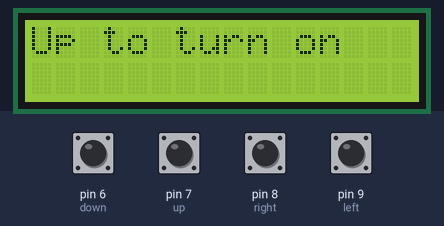
Recording of a sketch running on a simulated Arduino Uno, built with avr-gcc and run on an emulated ATmega328P. Parts: 16×2 character LCD. Inputs (shaded band) come from the test bench; at power-on: pin 6 (down), pin 7 (up), pin 8 (right), pin 9 (left) LOW.

Above: at 1.2 s.
1.3 s: pin 7 (up) pulled HIGH for 0.25 s
At 2.7 s:
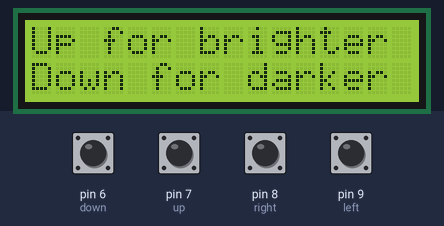
3.5 s: pin 8 (right) pulled HIGH for 1 s
At 4.9 s:
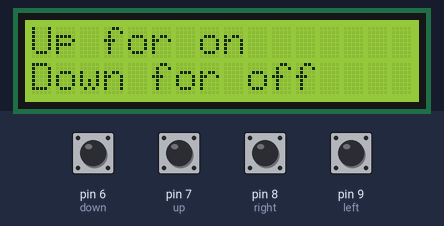
6.0 s: pin 6 (down) pulled HIGH for 1 s
10.0 s: pin 9 (left) pulled HIGH for 1 s
At 11.5 s:
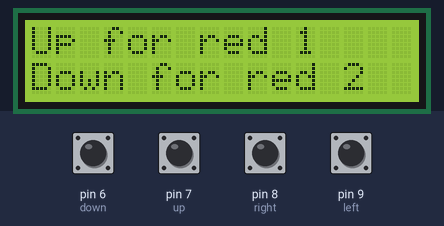
12.5 s: pin 6 (down) pulled HIGH for 0.25 s
At 14.2 s:
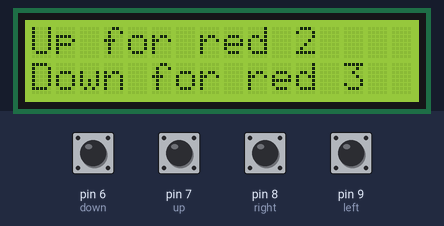
14.6 s: pin 8 (right) pulled HIGH for 0.25 s
At 16.1 s:
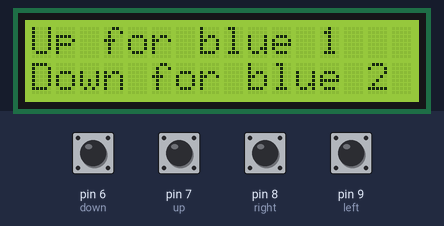
Timing chart, 0 to 17.6 s (numbered marks = the images above; inputs shaded):
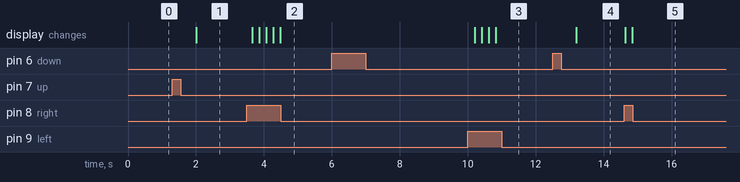

The sketch:

Lights_Remote.ino
```cpp
#include <IRremote.h>
#include <LiquidCrystal.h>

IRsend irsend;
LiquidCrystal lcd(12, 11, 5, 4, 10, 2);
int blueVals[] = {0xF7609F, 0xF750AF, 0xF7708F, 0xF748B7, 0xF76897};
int greenVals[] ={0xF7A05F, 0xF7906F, 0xF7B04F, 0xF78877, 0xF7A857};
int redVals[] =  {0xF720DF, 0xF710EF, 0xF730CF, 0xF708F7, 0xF728D7};
int specVals[] = {0xF7E01F, 0xF7D02F, 0xF7F00F, 0xF7C837, 0xF7E817};
String specNames[] = {"white", "flash", "strobe", "fade", "smooth"};
//buttons
int up = 7;
int down = 6;
int left =9;
int right = 8;
bool isOn = false;
int location = 1;
int colLoc = 1;

void setup() {
  lcd.begin(16, 2);
  Serial.begin(9600);
  //Make the button pins input
  for(int i=6;i<10;i++)
    pinMode(i, INPUT);
}

void loop() {
  if(!isOn)
  {
    lcd.clear();
    lcd.setCursor(0,0);
    lcd.print("Up to turn on");
    delay(200);
    if(digitalRead(up) == HIGH)
    {
      for(int i =1;i<4;i++)
      {
          irsend.sendNEC(0xF7C03F,32);
          delay(100);
      }
     isOn = true;
    }
  }
  else
  {
    switch(location){
    case 0:
      lcd.clear();
      lcd.setCursor(0,0);
      lcd.print("Up for on");
      lcd.setCursor(0,1);
      lcd.print("Down for off");
      delay(200);
      if(digitalRead(up))
      {
        for(int i =1;i<4;i++)
        {
          irsend.sendNEC(0xF7C03F,32);
          delay(100);
        }
      }
      if(digitalRead(down))
      {
        for(int i =1;i<4;i++)
        {
          irsend.sendNEC(0xF740BF,32);
          delay(100);
        }
      }
      if(digitalRead(left))
      {
        location=5;
        colLoc=1;
      }
      if(digitalRead(right))
      {
        location=1;
        colLoc=1;
      }
    break;
    case 1:
      lcd.clear();
      lcd.setCursor(0,0);
      lcd.print("Up for brighter");
      lcd.setCursor(0,1);
      lcd.print("Down for darker");
      delay(200);
      if(digitalRead(up))
      {
        for(int i =1;i<4;i++)
        {
          irsend.sendNEC(0xF700FF,32);
          delay(100);
        }
      }
      if(digitalRead(down))
      {
        for(int i =1;i<4;i++)
        {
          irsend.sendNEC(0xF7807F,32);
          delay(100);
        }
      }
      if(digitalRead(left))
      {
        location=0;
        colLoc=1;
      }
      if(digitalRead(right))
      {
        location=2;
        colLoc=1;
      }
    break;
    case 2:
      lcd.clear();
      lcd.setCursor(0,0);
      lcd.print("Up for red " + String(colLoc));
      lcd.setCursor(0,1);
      lcd.print("Down for red " + String(colLoc+1));
      delay(200);
      if(digitalRead(up))
      {
        for(int i =1;i<4;i++)
        {
          irsend.sendNEC(redVals[colLoc-1],32);
          delay(100);
        }
        if(colLoc != 1)
          colLoc-=1;
      }
      if(digitalRead(down))
      {
        for(int i =1;i<4;i++)
        {
          irsend.sendNEC(redVals[colLoc],32);
          delay(100);
        }
        if(colLoc != 4)
          colLoc+=1;
      }
      if(digitalRead(left))
      {
        location=1;
        colLoc=1;
      }
      if(digitalRead(right))
      {
        location=3;
        colLoc=1;
      }
    break;
    case 3:
      lcd.clear();
      lcd.setCursor(0,0);
      lcd.print("Up for green " + String(colLoc));
      lcd.setCursor(0,1);
      lcd.print("Down for green " + String(colLoc+1));
      delay(200);
      if(digitalRead(up))
      {
        for(int i =1;i<4;i++)
        {
          irsend.sendNEC(greenVals[colLoc-1],32);
          delay(100);
        }
        if(colLoc != 1)
          colLoc-=1;
      }
      if(digitalRead(down))
      {
        for(int i =1;i<4;i++)
        {
          irsend.sendNEC(greenVals[colLoc],32);
          delay(100);
        }
        if(colLoc != 4)
          colLoc+=1;
      }
      if(digitalRead(left))
      {
        location=2;
        colLoc=1;
      }
      if(digitalRead(right))
      {
        location=4;
        colLoc=1;
      }
    break;
    case 4:
      lcd.clear();
      lcd.setCursor(0,0);
      lcd.print("Up for blue " + String(colLoc));
      lcd.setCursor(0,1);
      lcd.print("Down for blue " + String(colLoc+1));
      delay(200);
      if(digitalRead(up))
      {
        for(int i =1;i<4;i++)
        {
          irsend.sendNEC(blueVals[colLoc-1],32);
          delay(100);
        }
        if(colLoc != 1)
          colLoc-=1;
      }
      if(digitalRead(down))
      {
        for(int i =1;i<4;i++)
        {
          irsend.sendNEC(blueVals[colLoc],32);
          delay(100);
        }
        if(colLoc != 4)
          colLoc+=1;
      }
      if(digitalRead(left))
      {
        location=3;
        colLoc=1;
      }
      if(digitalRead(right))
      {
        location=5;
        colLoc=1;
      }
    break;
    case 5:
      lcd.clear();
      lcd.setCursor(0,0);
      lcd.print("Up for " + specNames[colLoc-1]);
      lcd.setCursor(0,1);
      lcd.print("Down for " + specNames[colLoc]);
      delay(200);
      if(digitalRead(up))
      {
        for(int i =1;i<4;i++)
        {
          irsend.sendNEC(specVals[colLoc-1],32);
          delay(100);
        }
        if(colLoc != 1)
          colLoc-=1;
      }
      if(digitalRead(down))
      {
        for(int i =1;i<4;i++)
        {
          irsend.sendNEC(specVals[colLoc],32);
          delay(100);
        }
        if(colLoc != 4)
          colLoc+=1;
      }
      if(digitalRead(left))
      {
        location=4;
        colLoc=1;
      }
      if(digitalRead(right))
      {
        location=0;
        colLoc=1;
      }
    break;
    default:
      location = 0;
      colLoc=1;
    break;
    }
  }
}
```

Measured:
- after the input at 1.3 s, the display: changes after 0.70 s (image 1)
- after the input at 3.5 s, the display: first changes after 0.15 s (image 2 shows a later state)
- after the input at 6.0 s, every drawn part: stays the same
- after the input at 10.0 s, the display: first changes after 0.21 s (image 3 shows a later state)
- after the input at 12.5 s, the display: changes after 0.69 s (image 4)
- after the input at 14.6 s, the display: first changes at once (image 5 shows a later state)
